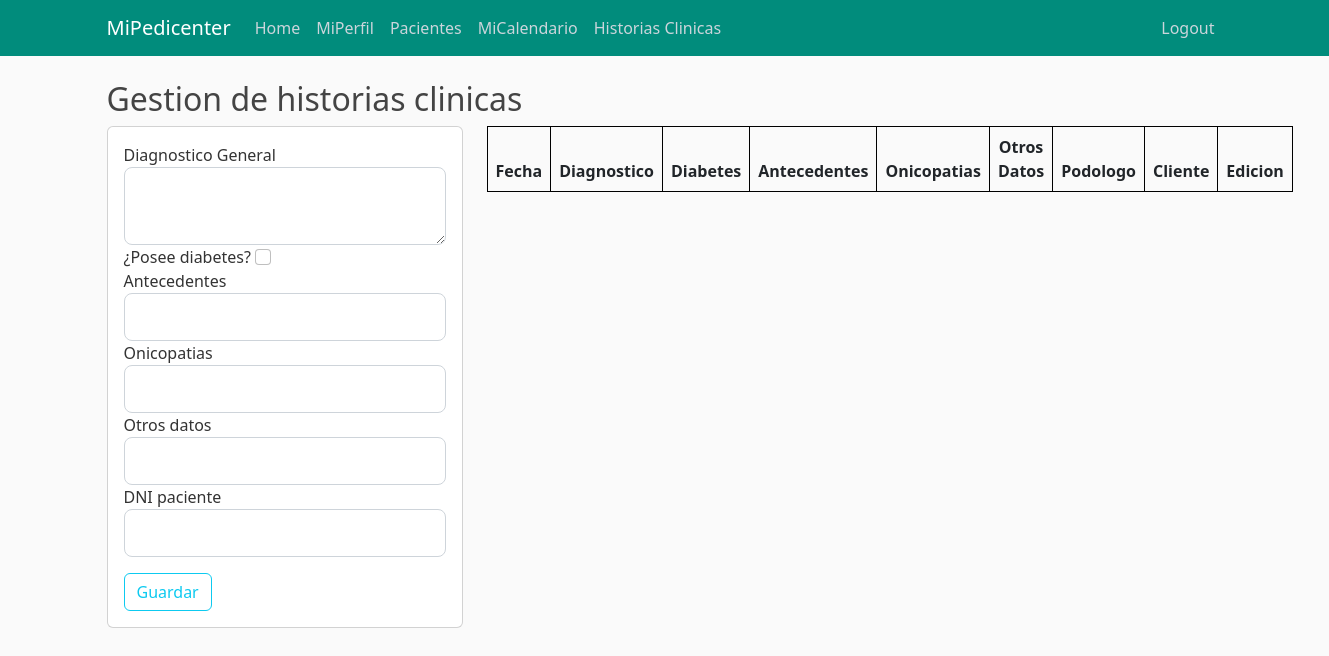
Page /tabla_historias_clinicas (signed in) on the earlier database version.
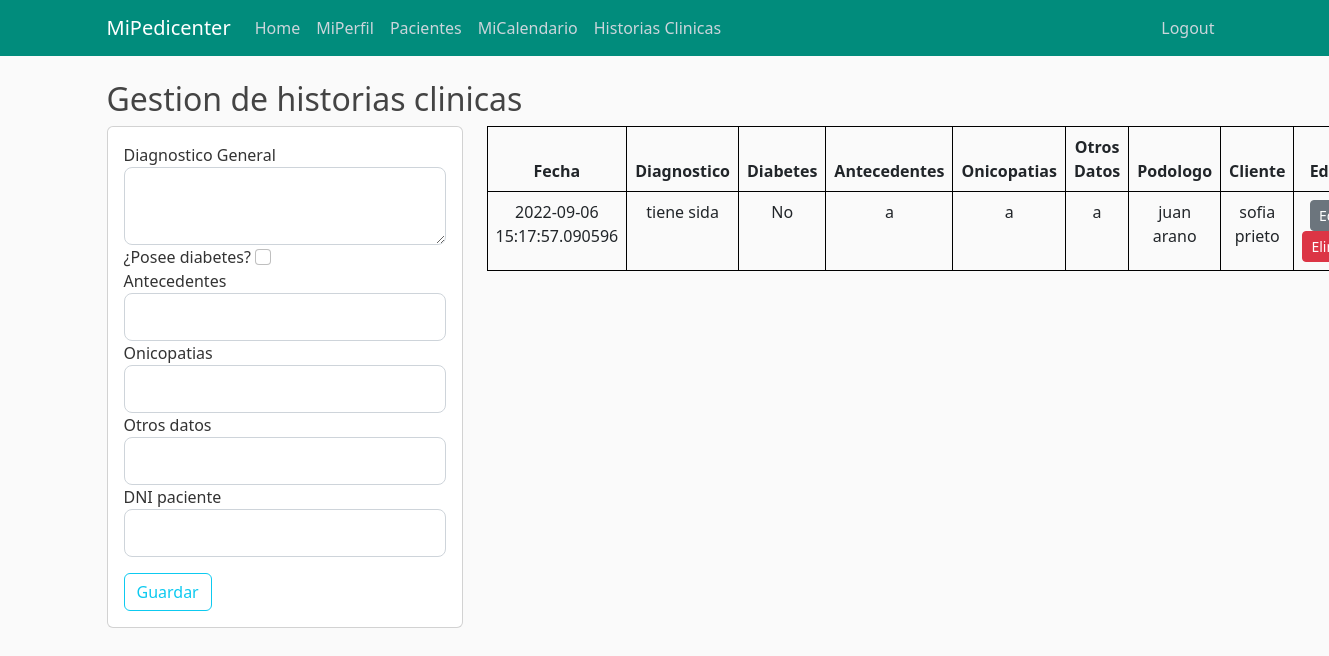
Same page on the later database version.
### appmipedicenter/models.py (models this page shows, shortened)
class Historiaclinica(db.Model):
        id_historia_clinica = db.Column(db.Integer, primary_key=True)
        datetime = db.Column(db.DateTime, nullable=False, default=datetime.utcnow)
        diagnostico = db.Column(db.Text, nullable=False)
        diabetes = db.Column(db.Boolean, nullable = True)
        antecedentes = db.Column(db.String, nullable=True)
        onicopatias = db.Column(db.String, nullable=True)
        otros_datos = db.Column(db.Text, nullable=True)
        id_empleado = db.Column(db.Integer, db.ForeignKey('empleado.id'), nullable=False)
        id_cliente = db.Column(db.Integer, db.ForeignKey('cliente.id_cliente'), nullable=False)

class Empleado(db.Model, UserMixin):
        id = db.Column(db.String, primary_key=True) # Es E-mail
        dni = db.Column(db.Integer, unique=True, nullable=False)
        username = db.Column(db.String, nullable=False)
        fecha_nacimiento = db.Column(db.Date, nullable=False)
        telefono = db.Column(db.Integer, nullable=False)
        password = db.Column(db.String, nullable=False)
        id_tipo = db.Column(db.Integer, db.ForeignKey('tipoempleado.id_tipo'), nullable=False)
        historia_clinica = db.relationship('Historiaclinica', backref='Escritor', lazy=True)
        turno = db.relationship('Turno', backref='Podologo', lazy=True)

class Cliente(db.Model):
        id_cliente = db.Column(db.Integer, primary_key=True) # Es DNI
        username = db.Column(db.String, nullable=False)
        email = db.Column(db.String, unique=True, nullable=False)
        fecha_nacimiento = db.Column(db.Date, nullable=False)
        telefono = db.Column(db.Integer, unique=True, nullable=False)
        historia_clinica = db.relationship('Historiaclinica', backref='Paciente', lazy=True)
        turno = db.relationship('Turno', backref='Paciente', lazy=True)

### appmipedicenter/historiaclinica/routes.py (the view, shortened to what this page needs)
@historiaclinica.route("/tabla_historias_clinicas", methods=['GET', 'POST'])
@login_required
def tablaHC():
        if current_user.is_authenticated and current_user.id_tipo == 1:
                historiasclinicas = Historiaclinica.query.all()
                clientes = Cliente.query.all()
                podologos = Empleado.query.all()
                form = TablaHistoriaClinicaForm()
                return render_template('tabla_historias_clinicas.html', title="Gestion de Historias Clinicas", historiasclinicas = historiasclinicas, podologos = podologos, clientes = clientes, form=form)
        else:
                return redirect(url_for('empleado.login'))

### appmipedicenter/historiaclinica/forms.py (shortened to what this page needs)
class TablaHistoriaClinicaForm(FlaskForm):
    diagnostico = TextAreaField('Diagnostico General', validators=[DataRequired()])
    diabetes = BooleanField('¿Posee diabetes?')
    antecedentes = StringField('Antecedentes')
    onicopatias = StringField('Onicopatias')
    otros_datos = StringField('Otros datos')
    id_cliente = IntegerField('DNI paciente',validators=[DataRequired()])
    submit = SubmitField('Guardar')

### appmipedicenter/models.py (called while the page is built)
@login_manager.user_loader
def load_user(empleado_id):
        return Empleado.query.get(empleado_id)

### appmipedicenter/templates/tabla_historias_clinicas.html (shortened to what the changed rows need)
{% extends "layout.html" %}
{% block header %}
    <link rel="stylesheet" type="text/css" href="https://cdn.datatables.net/1.12.1/css/jquery.dataTables.css">
{% endblock header %}
{% block content %}
    <div class="row ${1| ,row-cols-2,row-cols-3, auto,justify-content-md-center,|}">
        <h2>Gestion de historias clinicas</h2>
    </div>
    <div class="row ${1| ,row-cols-2,row-cols-3, auto,justify-content-md-center,|}">
        <div class="col-md-8">
            <table id="tablaclientes" class = "table">
                <thead>
                    <tr>
                        <th>Fecha</th>
                        <th>Diagnostico</th>
                        <th>Diabetes</th>
                        <th>Antecedentes</th>
                        <th>Onicopatias</th>
                        <th>Otros Datos</th>
                        <th>Podologo</th>
                        <th>Cliente</th>
                        <th>Edicion</th>
                    </tr>
                </thead>
                <tbody>
                    {% for i in historiasclinicas %}
                    <tr>
                        <td>{{i.datetime}}</td>
                        <td>{{i.diagnostico}}</td>
                        <td>
                            {% if i.diabetes %}
                                Si
                            {% else%}
                                No
                            {% endif %}
                        </td>
                        <td>{{i.antecedentes}}</td>
                        <td>{{i.onicopatias}}</td>
                        <td>{{i.otros_datos}}</td>
                        <td>
                            {% for j in podologos %}
                                {% if j.id == i.id_empleado %}
                                    {{ j.username }}
                                {% endif %}
                            {% endfor %}
                        </td>
                        <td>
                            {% for j in clientes %}
                                {% if j.id_cliente == i.id_cliente %}
                                    {{j.username}}
                                {% endif %}
                            {% endfor %}
                        </td>
                        <td width = "130">
                            <a href="{{ url_for('historiaclinica.editar_historia', id_historia = i.id_historia_clinica, num=0) }}" class = "btn btn-secondary btn-sm">Editar</a>
                            <a href="{{ url_for('historiaclinica.eliminar_historia', id_historia = i.id_historia_clinica, num=0) }}" class = "btn btn-danger btn-delete btn-sm">Eliminar</a>
                        </td>
                    </tr>
                    {% endfor %}
                </tbody>
            </table>
        </div>
    </div>
{% endblock content %}

Differences in the rows shown:
added Historiaclinica: datetime "2022-09-06 15:17:57.090596", diagnostico "tiene sida", diabetes "No", antecedentes "a", onicopatias "a", otros_datos "a"
now on this page (row unchanged): Empleado: username "juan arano"
now on this page (row unchanged): Cliente: username "sofia prieto"
